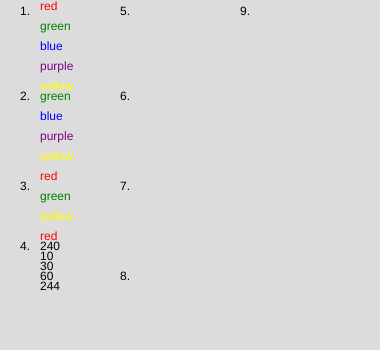
Frame 1 (no input)
Frame 60 (no input): identical to frame 1, image omitted
Frame 120 (the mouse pressed at the canvas centre since frame 60): identical to frame 1, image omitted

The p5.js sketch that drew this single still picture (run headless with seeded random() and noise() and a simulated clock; from frame 60 on, the mouse is pressed at the canvas centre):

// p5.js sketch
// ── sketch.js
let kleurenR = []
let getalR = []
 
function setup() {
  createCanvas(380, 350);
  for (let i = 0; i < 5; i++) {
    kleurenR.push(color(random(255), random(255), random(255)));
  }
  for (let i = 0; i < 12; i++) {
    getalR.push(round(random(0,100)));
  }
}
 
function draw() {
  background(220);
  text("1." ,20, 15);
  text("2.", 20, 100);
  text("3.", 20, 190);
  text("4.", 20, 250);
  text("5.", 120, 15);
  text("6.", 120, 100);
  text("7.", 120, 190);
  text("8.", 120, 280);
  text("9.", 240, 15);
//1: Kleuren in een array
let kleuren = [ "red", "green", "blue", "purple", "yellow"]
for ( let i = 0; i < kleuren.length; i++) {
  fill(kleuren[i])
  text((kleuren[i]),40, 10 + i * 20)
}
//2: Pas de array aan met pop
  kleuren.shift("red");
  kleuren.push("red");
 for ( let i = 0; i < kleuren.length; i++) {
  fill(kleuren[i])
  text((kleuren[i]),40, 100 + i * 20)
}
//3: Twee kleuren weghalen
  kleuren.splice(1,2)
for ( let i = 0; i < kleuren.length; i++) {
  fill(kleuren[i])
  text((kleuren[i]),40, 200 + i * 20)
}
fill(0)
//4: Getallen filteren
let getallen = [400, 240, 10, 490, 30, 60, 244, 500, 301, 300]
let teller = 0;
for (let i = 0; i < getallen.length; i++) {
  if (getallen[i] < 300){
    text(getallen[i], 40, 250 + teller * 10);
    teller++;
  }
  }

 
 

 
}
 
 
 
 
 
